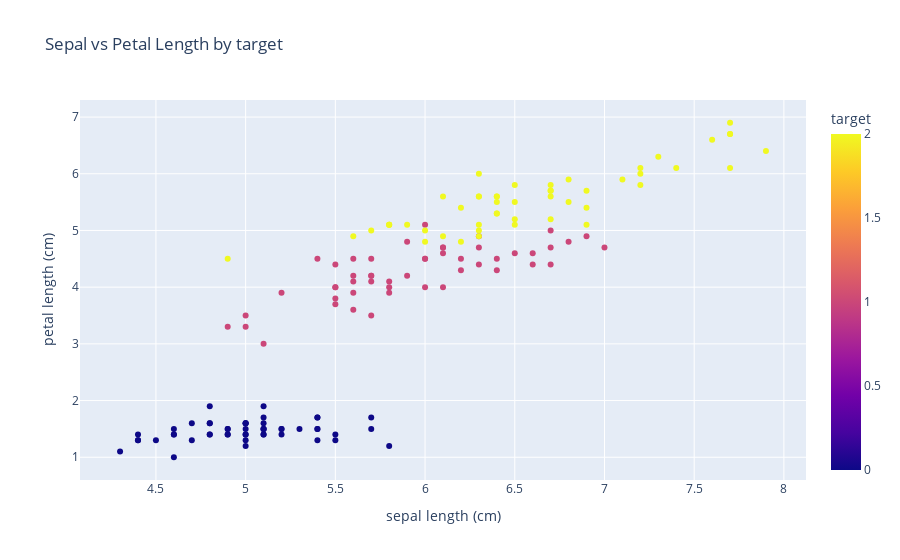

Notebook source saved alongside this figure:
### Code cell
#Interactive Scatter Plot: Sepal vs Petal Length
fig_scatter = px.scatter(df, x='sepal length (cm)', y='petal length (cm)',
                         color='target', title='Sepal vs Petal Length by target',
                         hover_data=df.columns)
fig_scatter.show()

### Figure 1 — Plotly figure (JSON) as saved in the notebook; plotly's stock layout.template omitted (floating-point values rounded to 4 significant figures; data arrays with more than 128 entries replaced by an {"elided": "..."} marker saying what was removed)
{"data": [{"customdata": {"elided": "150x3 float values"}, "hovertemplate": "sepal length (cm)=%{x}<br>petal length (cm)=%{y}<br>sepal width (cm)=%{customdata[0]}<br>petal width (cm)=%{customdata[1]}<br>target=%{marker.color}<extra></extra>", "legendgroup": "", "marker": {"color": {"elided": "150 int values"}, "coloraxis": "coloraxis", "symbol": "circle"}, "mode": "markers", "name": "", "orientation": "v", "showlegend": false, "type": "scatter", "x": {"elided": "150 float values"}, "xaxis": "x", "y": {"elided": "150 float values"}, "yaxis": "y"}], "layout": {"coloraxis": {"colorbar": {"title": {"text": "target"}}, "colorscale": [[0, "#0d0887"], [0.1111, "#46039f"], [0.2222, "#7201a8"], [0.3333, "#9c179e"], [0.4444, "#bd3786"], [0.5556, "#d8576b"], [0.6667, "#ed7953"], [0.7778, "#fb9f3a"], [0.8889, "#fdca26"], [1, "#f0f921"]]}, "legend": {"tracegroupgap": 0}, "title": {"text": "Sepal vs Petal Length by target"}, "xaxis": {"anchor": "y", "domain": [0, 1], "title": {"text": "sepal length (cm)"}}, "yaxis": {"anchor": "x", "domain": [0, 1], "title": {"text": "petal length (cm)"}}}}
